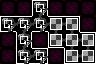

A 2D game scene composited from a Tiled map and its tileset images. What follows is a short description and the map's XML, with every tile layer's data as written:
An orthogonal 6x4 tile map with 16x16 px tiles, 4 tile layers (Maze Shape, Room Properties, Minimap, Restrictions).

<map version="1.10" tiledversion="1.11.0" orientation="orthogonal" renderorder="right-down" width="6" height="4" tilewidth="16" tileheight="16" infinite="0" nextlayerid="5" nextobjectid="1">
 <tileset firstgid="1" source="../LayoutTiles.tsx" />
 <layer id="1" name="Maze Shape" width="6" height="4">
  <data encoding="csv">
1,1,2,1,1,1,
17,33,49,33,36,1,
1,34,1,51,18,36,
1,51,20,1,51,52
</data>
 </layer>
 <layer id="2" name="Room Properties" width="6" height="4">
  <data encoding="csv">
5,5,7,5,5,5,
7,7,7,6,6,5,
5,7,5,6,6,6,
5,7,7,5,6,6
</data>
 </layer>
 <layer id="4" name="Minimap" width="6" height="4">
  <data encoding="csv">
0,0,13,0,0,0,
13,13,13,14,14,0,
0,13,0,14,14,14,
0,13,13,0,14,14
</data>
 </layer>
 <layer id="3" name="Restrictions" width="6" height="4">
  <data encoding="csv">
0,0,16,0,0,0,
16,16,16,0,0,0,
0,16,0,0,0,0,
0,16,16,0,0,0
</data>
 </layer>
</map>
